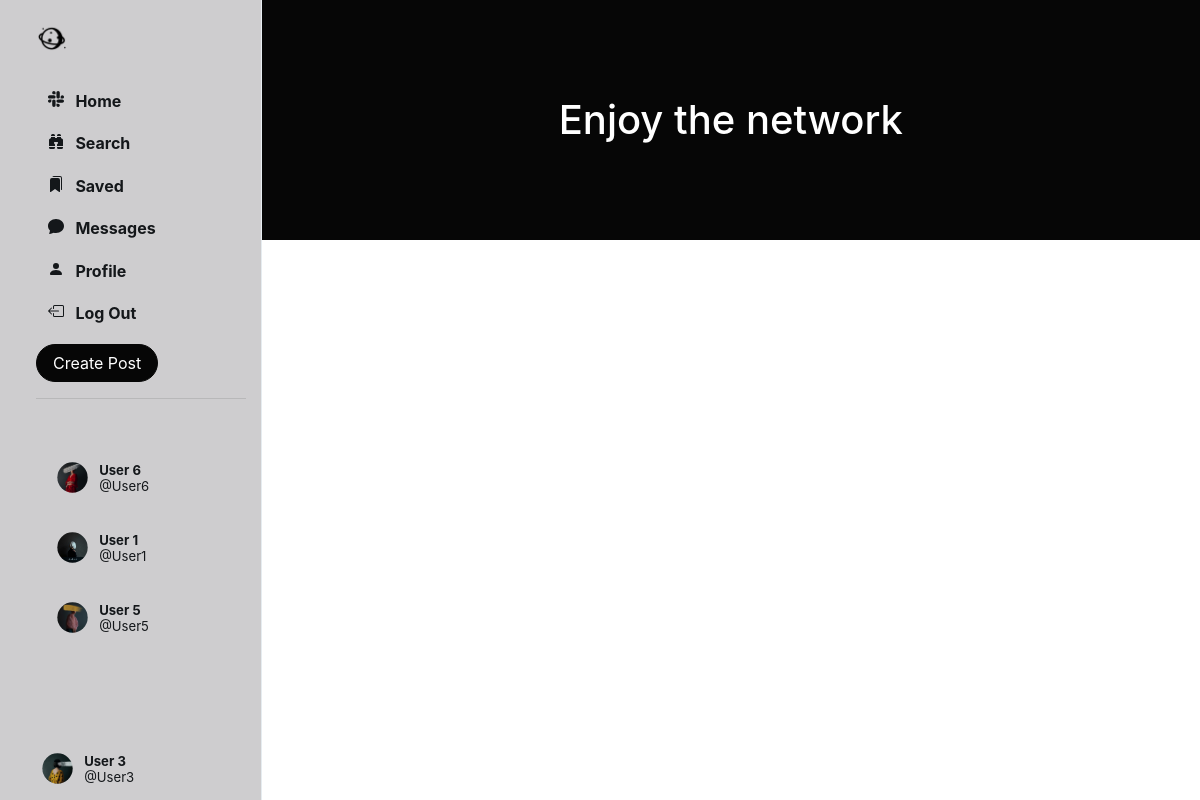
/home/ (signed in), run on an earlier commit of the app's database.
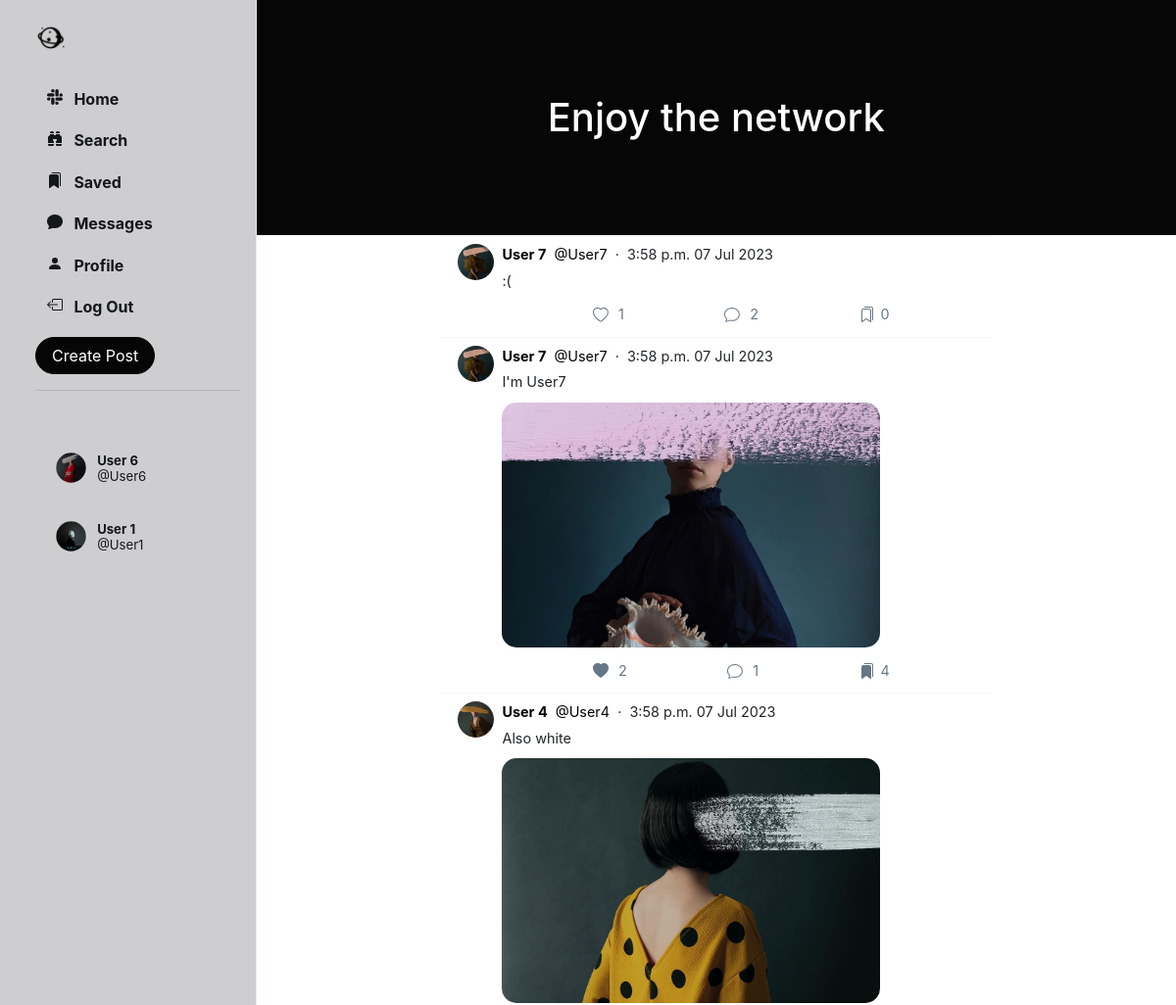
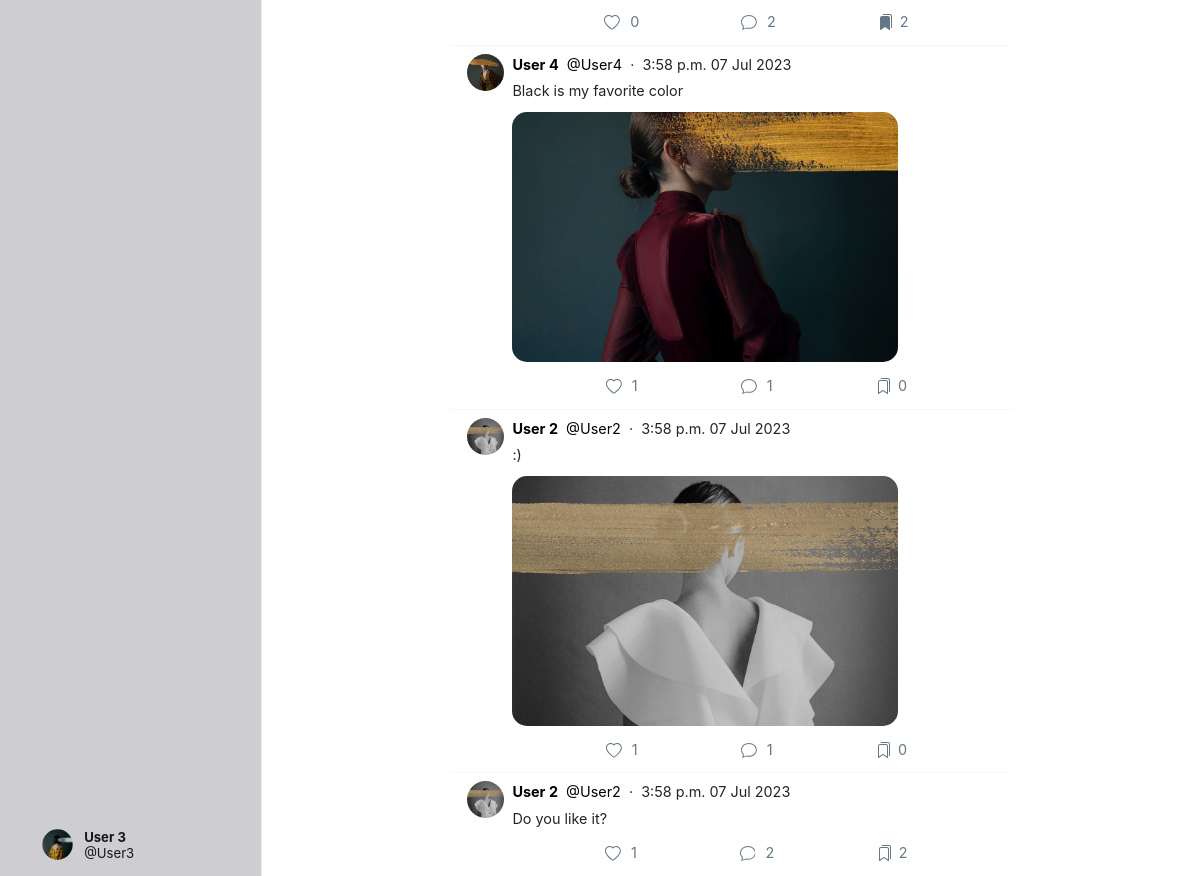
And on a later commit of the database (2 pictures, top to bottom).
### Network/models.py (models this page shows, shortened)
class User(AbstractUser):
    profile_pic = models.ImageField(upload_to='profile_pic/')
    bio = models.TextField(max_length=160, blank=True, null=True)
    cover = models.ImageField(upload_to='covers/', blank=True)
    follows = models.ManyToManyField("self", related_name="followed_by", symmetrical=False, blank=True)
    def get_suggested_followers(self):
        followed_users = self.follows.all()
        suggested_users = User.objects.exclude(id=self.id).exclude(id__in=followed_users).filter(
            followed_by__in=followed_users)
        suggested_users = suggested_users.annotate(num_my_followers=Count('followed_by__follows')).order_by(
            '-num_my_followers')[:5]
        return suggested_users

class Post(models.Model):
    creator = models.ForeignKey(User, on_delete=models.CASCADE, related_name='posts')
    date_created = models.DateTimeField(default=timezone.now)
    content_text = models.TextField(max_length=140, blank=True)
    content_image = models.ImageField(upload_to='posts/', blank=True)
    likers = models.ManyToManyField(User, blank=True, related_name='likes')
    savers = models.ManyToManyField(User, blank=True, related_name='saved')
    comment_count = models.IntegerField(default=0)

### Network/views.py (the view)
# urls.py: path('home/', views.home, name='home'),
@login_required(login_url='login/')
def home(request):
    user = User.objects.get(id=request.user.id)
    suggestions = user.get_suggested_followers()
    followed_users = user.follows.all()
    start_date = timezone.now() - timedelta(days=1)
    posts = Post.objects.filter(creator__in=followed_users, date_created__gte=start_date).order_by("-date_created")
    context = {
        'user': user,
        'posts': posts,
        'suggestions': suggestions
    }
    return render(request=request, template_name='home.html', context=context)

### Network/templates/home.html
{% extends 'index.html' %}
{% load static %}
{% block home %}
    <header class="py-5" id="home-header">
        <div class="container px-4 px-lg-5 my-5">
            <div class="text-center text-white">
                <h1 class="display-5 fw-bolder"> Enjoy the network</h1>
            </div>
        </div>
    </header>
    <div class="main-div-content">
        {% include 'posts.html' %}
    </div>
{% endblock %}

### Network/templates/sidenav.html (shortened to what the changed rows need)
{% load static %}
<div class="sidenav">
    <div style="height: 100%;">
        <br>
        <br>
        <div class="suggestion">
            {% for suggestion in suggestions %}
                <li class="suggestion-item suggestion-user" id="s-box">
                    <a href="{% url 'profile' suggestion.username %}" class="nav-link">
                        <div class="user_account">
                            <div class="small-profilepic"
                                 style="float: left; background-image: url({{ suggestion.profile_pic.url }});"></div>
                            <div style="height: 2.7vw; margin: auto;">
                                <div style="margin-top: 4px;">
                                    <strong>{{ suggestion.first_name }} {{ suggestion.last_name }}</strong>
                                </div>
                                <div class="grey" style="margin-top: 4px;">
                                    @{{ suggestion.username }}</div>
                            </div>
                        </div>
                    </a>
                </li>
            {% endfor %}
        </div>
    </div>
</div>

### Network/templates/posts.html (shortened to what the changed rows need)
{% load static %}
{% block posts %}
    {% for post in posts.all %}
        <div class="post" data-post_id="{{ post.id }}">
            <div>
                <div>
                    <a href="{% url 'profile' post.creator.username %}">
                        <div class="small-profilepic"
                             style="background-image: url({{ post.creator.profile_pic.url }})"></div>
                    </a>
                </div>
                <div style="flex: 1">
                    <div class="post-main">
                        <div class="post-user">
                            <div>
                                <a href="{% url 'profile' post.creator.username %}">
                                    <span><strong>{{ post.creator.first_name }} {{ post.creator.last_name }}</strong></span>
                                </a>
                                <a href="{% url 'profile' post.creator.username %}">
                                    <span class="grey">&nbsp;@{{ post.creator.username }}</span>
                                </a>
                                <span class="grey">&nbsp;&middot;&nbsp;&nbsp;{{ post.date_created | date:"P d M Y" }}</span>
                            </div>
                        </div>
                        {% if post.content_text is not None %}
                            <div class="post-content">
                                {{ post.content_text | linebreaksbr }}
                            </div>
                        {% endif %}
                        {% if post.content_image %}
                            <div class="post-image"
                                 style=" display: block; background-image: url({{ post.content_image.url }});"></div>
                        {% else %}
                            <div class="post-no-image" style="display: none;"></div>
                        {% endif %}
                        <div class="post-actions">
                            {% if user in post.likers.all %}
                                <div class="like" onclick="unlike_post(this)" data-post_id="{{ post.id }}">
                                    <div class="svg-span">
                                        <svg xmlns="http://www.w3.org/2000/svg" width="16" height="16"
                                             fill="currentColor" class="bi bi-heart-fill" viewBox="0 0 16 16">
                                            <path fill-rule="evenodd"
                                                  d="M8 1.314C12.438-3.248 23.534 4.735 8 15-7.534 4.736 3.562-3.248 8 1.314z"/>
                                        </svg>
                                    </div>
                                    <div style="padding: 7px 0px;" class="likes_count">{{ post.likers.count }}</div>
                                </div>
                            {% else %}
                                <div class="like" onclick="like_post(this)" data-post_id="{{ post.id }}">
                                    <div class="svg-span">
                                    </div>
                                    <div style="padding: 7px 0px;" class="likes_count">{{ post.likers.count }}</div>
                                </div>
                            {% endif %}
                            <div class="comment" onclick="get_comments('{{ post.id }}')" data-post_id="{{ post.id }}">
                                <div class="svg-span" data-toggle="modal" data-target="#commentPostModal">
                                </div>&nbsp;
                                <div style="padding: 7px 0px;" class="cmt-count">{{ post.comment_count }}</div>
                            </div>
                            {% if user in post.savers.all %}
                                <div class="save" onclick="unsave_post(this)" data-post_id="{{ post.id }}">
                                    <div class="svg-span">
                                    </div>
                                    <div style="padding: 7px 0px;" class="savers_count">{{ post.savers.count }}</div>
                                </div>
                            {% else %}
                                <div class="save" onclick="save_post(this)" data-post_id="{{ post.id }}">
                                    <div class="svg-span">
                                    </div>
                                    <div style="padding: 7px 0px;" class="savers_count">{{ post.savers.count }}</div>
                                </div>
                            {% endif %}
                        </div>
                    </div>
                </div>
            </div>
        </div>
    {% endfor %}
{% endblock %}

What changed in the data, as far as the page shows it:
no longer on this page (row unchanged): User: profile_pic (picture), first_name "User", last_name "5", username "User5"
now on this page (row edited): Post: creator.profile_pic (picture), creator.first_name "User", creator.last_name "7", creator.username "User7", date_created "3:58 p.m. 07 Jul 2023", content_text ":(", likers.count "1", comment_count "2", savers.count "0"
now on this page (row edited): Post: creator.profile_pic (picture), creator.first_name "User", creator.last_name "7", creator.username "User7", date_created "3:58 p.m. 07 Jul 2023", content_text "I'm User7", content_image (picture), likers.count "2", comment_count "1", savers.count "4"
now on this page (row edited): Post: creator.profile_pic (picture), creator.first_name "User", creator.last_name "4", creator.username "User4", date_created "3:58 p.m. 07 Jul 2023", content_text "Also white", content_image (picture), likers.count "0", comment_count "2", savers.count "2"
now on this page (row edited): Post: creator.profile_pic (picture), creator.first_name "User", creator.last_name "4", creator.username "User4", date_created "3:58 p.m. 07 Jul 2023", content_text "Black is my favorite color", content_image (picture), likers.count "1", comment_count "1", savers.count "0"
now on this page (row edited): Post: creator.profile_pic (picture), creator.first_name "User", creator.last_name "2", creator.username "User2", date_created "3:58 p.m. 07 Jul 2023", content_text ":)", content_image (picture), likers.count "1", comment_count "1", savers.count "0"
now on this page (row edited): Post: creator.profile_pic (picture), creator.first_name "User", creator.last_name "2", creator.username "User2", date_created "3:58 p.m. 07 Jul 2023", content_text "Do you like it?", likers.count "1", comment_count "2", savers.count "2"
